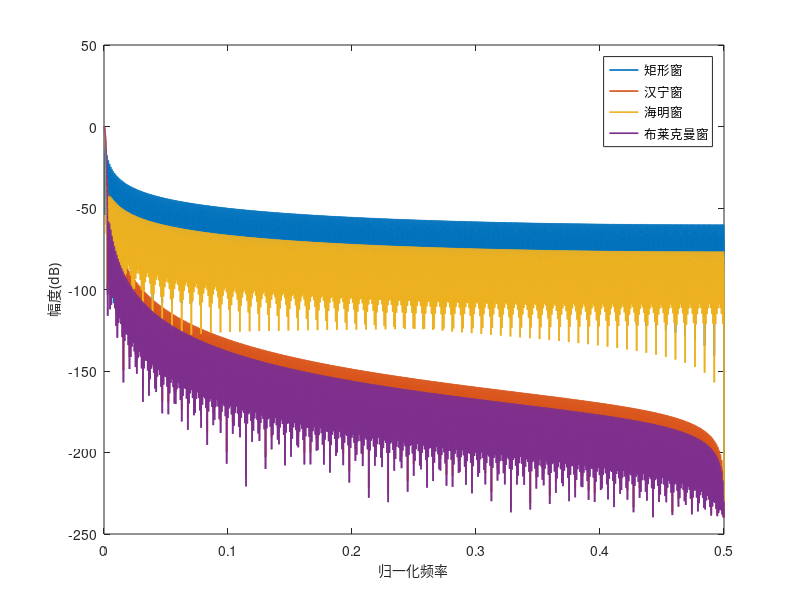

MATLAB code for this plot: (Note: this script raises an error after producing the figure.)
clc; clear; close all;

%% 参数设置
N = 1022;               % 窗长
Nfft = 65536;           % 零填充FFT点数，增大后频谱更平滑
n = 0:N-1;              % 时域序列
f = (0:Nfft/2) / Nfft;  % 单边归一化频率，单位：cycles/sample

%% 生成常见窗函数
w_rect     = rectwin(N);
w_hann     = hann(N);
w_hamming  = hamming(N);
w_blackman = blackman(N);

wins = {w_rect, w_hann, w_hamming, w_blackman};
names = {'矩形窗', '汉宁窗', '海明窗', '布莱克曼窗'};
styles = {'-', '-', '-', '-'};

%% =========================
%% 1. 时域对比图
%% =========================
% % fi = figure('Color','w');
% % fi = figure('Color','w','Position',[100 100 900 420]);
% fig = figure;
% hold on; box on;
% 
% for k = 1:length(wins)
%     plot(n, wins{k}, styles{k}, 'LineWidth', 1.2);
% end
% 
% % grid on;
% xlabel('样本点', 'FontName', '黑体', 'FontSize', 10);
% ylabel('幅值', 'FontName', '黑体', 'FontSize', 10);
% lgd = legend(names, 'Location', 'south', 'FontName', '黑体', 'FontSize', 9);
% lgd.NumColumns = 2;
% xlim([0 N-1]);
% set(gca, 'FontName', 'Times New Roman', 'FontSize', 10, 'LineWidth', 1);
% 
% PlotToFileColorPDF(fig, 'window_t', 15.5, 5);

%% =========================
%% 2. 频谱主瓣对比图
%% =========================
% figure('Color','w','Position',[100 100 900 420]);
fig = figure;
hold on; box on;

for k = 1:length(wins)
    w = wins{k};
    W = fft(w, Nfft);
    W = abs(W(1:Nfft/2+1));
    W = W / max(W);                     % 归一化
    W_dB = 20*log10(W + 1e-12);         % 转为dB

    plot(f, W_dB, styles{k}, 'LineWidth', 1.2);
end

% grid on;
xlabel('归一化频率', 'FontName', '黑体', 'FontSize', 10);
ylabel('幅度(dB)', 'FontName', '黑体', 'FontSize', 10);
lgd = legend(names, 'Location', 'northeast', 'FontName', '黑体', 'FontSize', 9);
lgd.NumColumns = 4;

xlim([0 0.014]);      % 放大主瓣区域，便于比较主瓣宽度
ylim([-100 5]);
set(gca, 'FontName', 'Times New Roman', 'FontSize', 10, 'LineWidth', 1);

PlotToFileColorPDF(fig, 'window_f', 15.5, 5);
